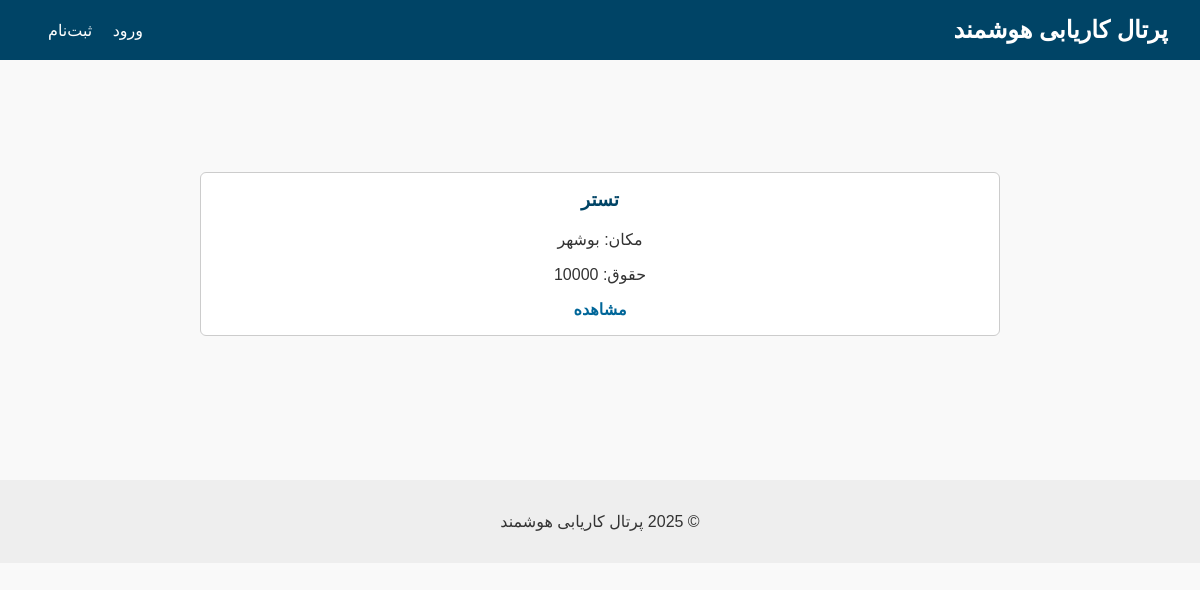
The app's page /jobs/, older data.
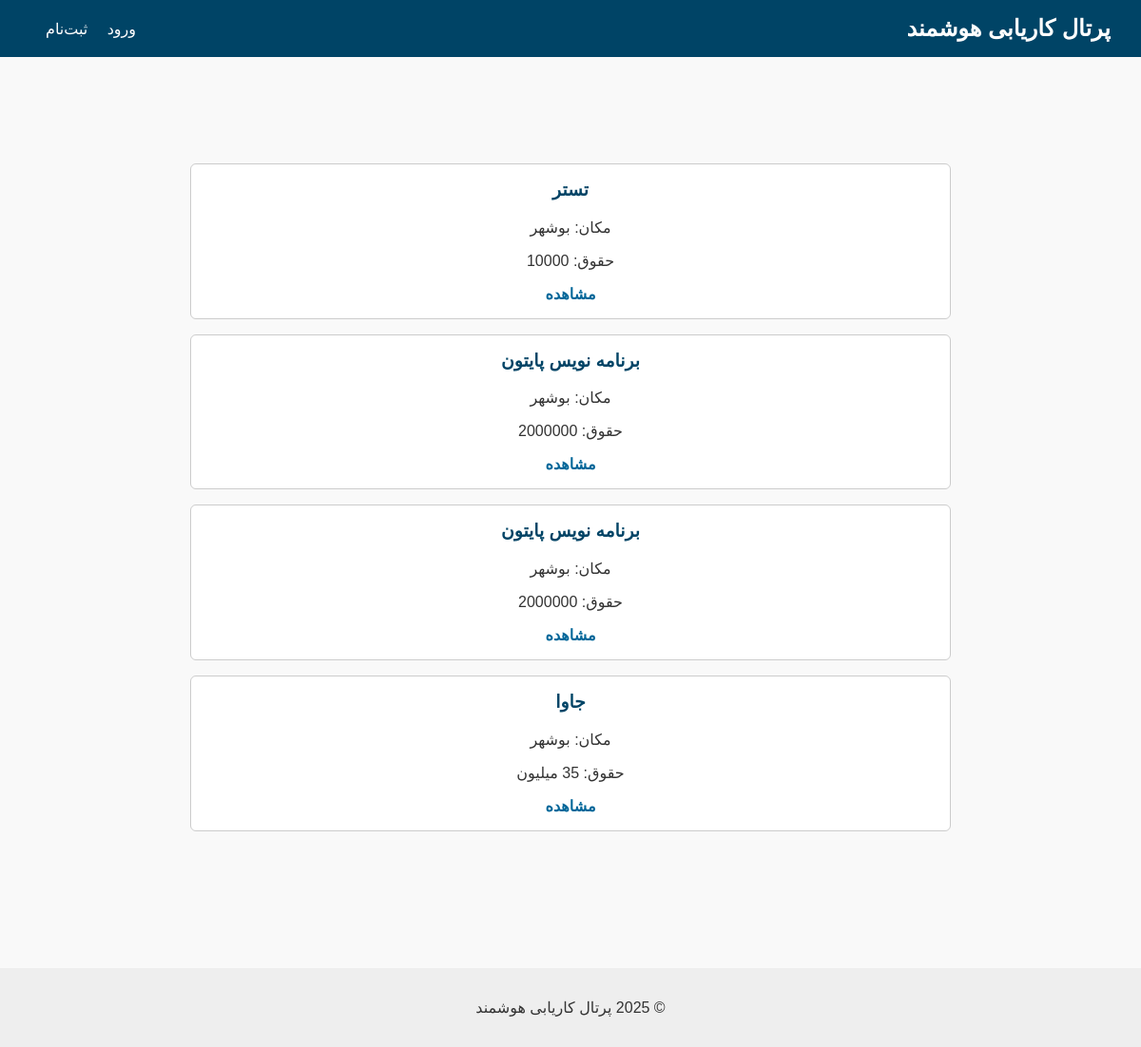
The same page, newer data.
### jobs/models.py (models this page shows, shortened)
class Job(models.Model):
    employer = models.ForeignKey(settings.AUTH_USER_MODEL, on_delete=models.CASCADE)
    title = models.CharField(max_length=200)
    description = models.TextField()
    location = models.CharField(max_length=100)
    salary = models.CharField(max_length=100)
    is_active = models.BooleanField(default=True)
    created_at = models.DateTimeField(auto_now_add=True)

### jobs/views.py (the view)
# urls.py: path('', job_list_view, name='job-list'),
def job_list_view(request):
    job_list = Job.objects.filter(is_active=True)
    paginator = Paginator(job_list, 5)
    page = request.GET.get('page')
    try:
        jobs = paginator.page(page)
    except PageNotAnInteger:
        jobs = paginator.page(1)
    except EmptyPage:
        jobs = paginator.page(paginator.num_pages)
    return render(request, 'jobs/job_list.html', {'jobs': jobs})

### templates/jobs/job_list.html
{% extends 'base.html' %}
{% block content %}
	  <main>
    <section class="dashboard">
      <div class="job-list">
          {% for job in jobs %}
        <div class="job-card">
          <h3>{{ job.title }}</h3>
          <p>مکان: {{ job.location }}</p>
          <p>حقوق: {{ job.salary }}</p>
          <a href="{% url 'job_detail' job.id %}">مشاهده</a>
        </div>
     {% endfor %}
      </div>
    </section>
  </main>
{% endblock %}

### templates/base.html (shortened to what this page needs)
{% load static %}
<!DOCTYPE html>
<html lang="fa" dir="rtl">
<head>
  <link rel="stylesheet" href="{% static 'css/styles.css' %}">
</head>
<body>
  <header>
    <h1>پرتال کاریابی هوشمند</h1>
    <nav>
       {% if user.is_authenticated %}
           <h2>{{ request.user.username }}</h2>
           <a href="{% url 'logout' %}" class="active">خروج</a>
       {% else %}
           <a href="{% url 'login' %}">ورود</a>
           <a href="{% url 'register' %}">ثبت‌نام</a>
      {% endif %}
    </nav>
  </header>
{% block content %}
{% endblock %}
  <footer>
    <p>© 2025 پرتال کاریابی هوشمند</p>
  </footer>
</body>
</html>

### static/css/styles.css (style rules this page uses)
body { font-family: sans-serif; margin: 0; padding: 0; background-color: #f9f9f9; color: #333; }
header { background-color: #004466; color: white; padding: 1rem 2rem; display: flex; justify-content: space-between; align-items: center; }
header h1 { margin: 0; font-size: 1.5rem; }
nav a { color: white; text-decoration: none; margin-left: 1rem; }
main { padding: 4rem 2rem; text-align: center; }
footer { background-color: #eee; text-align: center; padding: 1rem; margin-top: 2rem; }
.dashboard { max-width: 800px; margin: 3rem auto; }
.job-list { display: flex; flex-direction: column; gap: 1rem; }
.job-card { background-color: #fff; padding: 1rem; border: 1px solid #ccc; border-radius: 6px; }
.job-card h3 { margin-top: 0; color: #004466; }
.job-card a { color: #006699; text-decoration: none; font-weight: bold; }

Row changes from the older to the newer data that the page shows:
added Job: title "برنامه نویس پایتون", location "بوشهر", salary "2000000"
added Job: title "برنامه نویس پایتون", location "بوشهر", salary "2000000"
added Job: title "جاوا", location "بوشهر", salary "35 میلیون"
